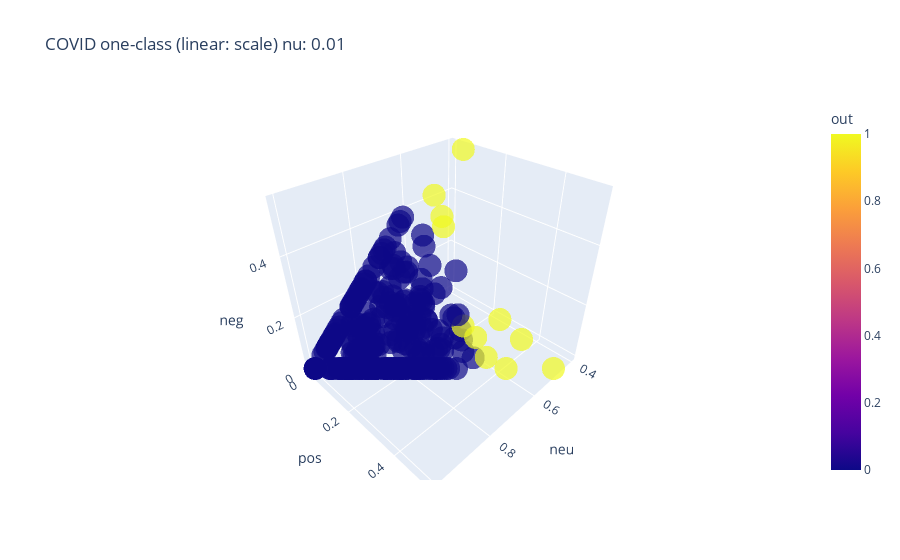
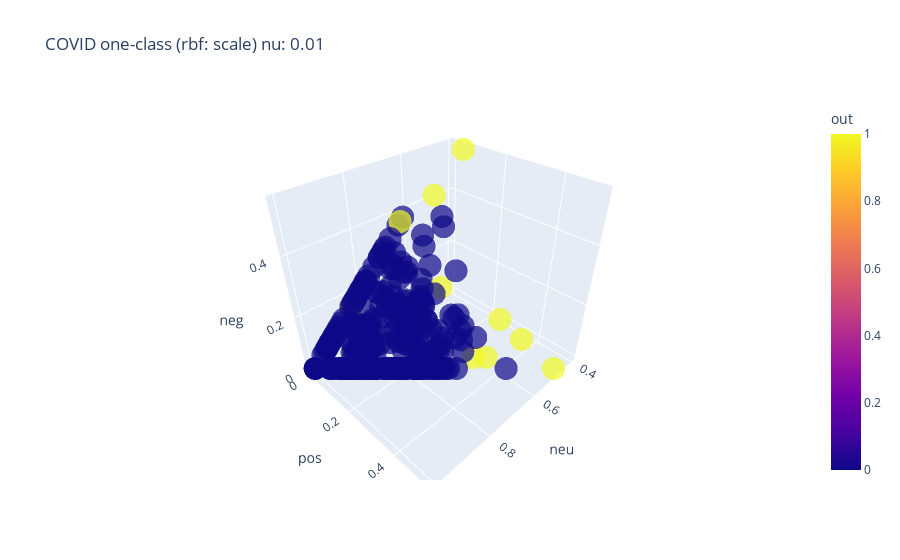

Source (notebook cell) for these figures, in order:
### Markdown cell above
### One-class SVM for COVID data

### Code cell
# %% One-class COVID
data_s = 'COVID' # BLM, COVID, CONTROL
kernel = 'linear' # linear or rbf
one_class_parameters(data_s, kernel, nu_list)

# Linear kernel one_class tested with optimal nu

nu_selected = 0.01
one_class(data_s, kernel, nu_selected)

#RBF kernel one_class: find optimal nu: 
data_s = 'COVID'
kernel = 'rbf' 
gamma = 'scale' #auto or rbf
one_class_parameters(data_s, kernel, nu_list, gamma=gamma)

nu_selected = 0.01
one_class(data_s, kernel, nu_selected, gamma=gamma)

### Figure 1 — Plotly figure (JSON) as saved in the notebook; plotly's stock layout.template omitted (floating-point values rounded to 4 significant figures; data arrays with more than 128 entries replaced by an {"elided": "..."} marker saying what was removed)
{"data": [{"hovertemplate": "neu=%{x}<br>pos=%{y}<br>neg=%{z}<br>out=%{marker.color}<extra></extra>", "legendgroup": "", "marker": {"color": {"elided": "303 int values"}, "coloraxis": "coloraxis", "opacity": 0.7, "symbol": "circle"}, "mode": "markers", "name": "", "scene": "scene", "showlegend": false, "type": "scatter3d", "x": {"elided": "303 float values"}, "y": {"elided": "303 float values"}, "z": {"elided": "303 float values"}}], "layout": {"coloraxis": {"colorbar": {"title": {"text": "out"}}, "colorscale": [[0, "#0d0887"], [0.1111, "#46039f"], [0.2222, "#7201a8"], [0.3333, "#9c179e"], [0.4444, "#bd3786"], [0.5556, "#d8576b"], [0.6667, "#ed7953"], [0.7778, "#fb9f3a"], [0.8889, "#fdca26"], [1, "#f0f921"]]}, "legend": {"tracegroupgap": 0}, "scene": {"domain": {"x": [0, 1], "y": [0, 1]}, "xaxis": {"title": {"text": "neu"}}, "yaxis": {"title": {"text": "pos"}}, "zaxis": {"title": {"text": "neg"}}}, "title": {"text": "COVID one-class (linear: scale) nu: 0.01"}}}

### Figure 2 — Plotly figure (JSON) as saved in the notebook; plotly's stock layout.template omitted (floating-point values rounded to 4 significant figures; data arrays with more than 128 entries replaced by an {"elided": "..."} marker saying what was removed)
{"data": [{"hovertemplate": "neu=%{x}<br>pos=%{y}<br>neg=%{z}<br>out=%{marker.color}<extra></extra>", "legendgroup": "", "marker": {"color": {"elided": "303 int values"}, "coloraxis": "coloraxis", "opacity": 0.7, "symbol": "circle"}, "mode": "markers", "name": "", "scene": "scene", "showlegend": false, "type": "scatter3d", "x": {"elided": "303 float values"}, "y": {"elided": "303 float values"}, "z": {"elided": "303 float values"}}], "layout": {"coloraxis": {"colorbar": {"title": {"text": "out"}}, "colorscale": [[0, "#0d0887"], [0.1111, "#46039f"], [0.2222, "#7201a8"], [0.3333, "#9c179e"], [0.4444, "#bd3786"], [0.5556, "#d8576b"], [0.6667, "#ed7953"], [0.7778, "#fb9f3a"], [0.8889, "#fdca26"], [1, "#f0f921"]]}, "legend": {"tracegroupgap": 0}, "scene": {"domain": {"x": [0, 1], "y": [0, 1]}, "xaxis": {"title": {"text": "neu"}}, "yaxis": {"title": {"text": "pos"}}, "zaxis": {"title": {"text": "neg"}}}, "title": {"text": "COVID one-class (rbf: scale) nu: 0.01"}}}
